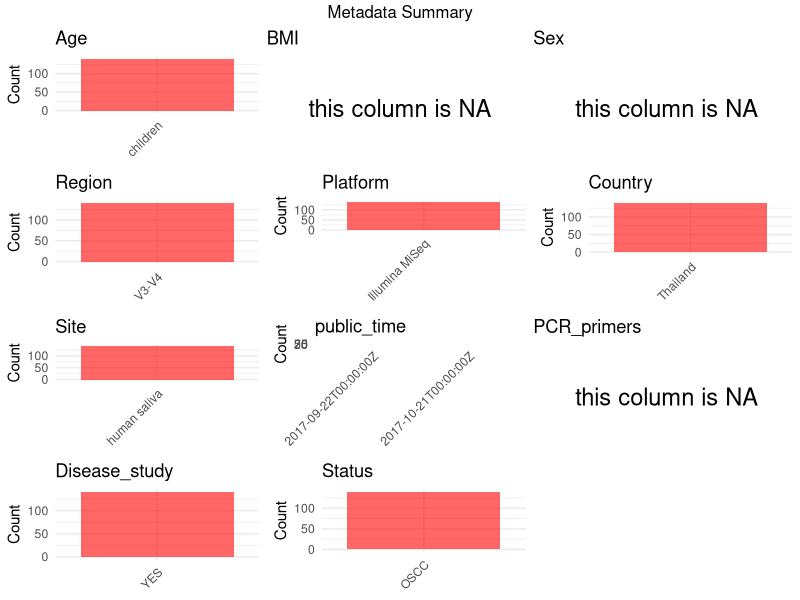

Source code (R):
## ---- chunk 1
# Load necessary libraries
library(dplyr)
library(ggplot2)
library(gridExtra)

# Set working directory (update this path to your local directory)
setwd("D:/oral_project/PRJDB5440")

# Read the initial metadata files
initial_meta<-read.csv("SraRunTable.csv",header = T)

# Combine the two metadata files
#meta <- rbind(initial_meta, initial_meta1)

# Remove entries where Organism is "gut metagenome" (non-oral samples)
#meta <- subset(meta, Organism != "gut metagenome")

# Check the number of samples containing "HT" in Sample.Name (e.g., healthy controls)
#nrow(subset(meta, grepl("HT", Sample.Name)))

# Display the first few rows of the metadata
head(initial_meta)
## ---- chunk 2
# Create a uniform metadata dataframe
metadata <- data.frame(
  BioProject = initial_meta$BioProject,
  Run = initial_meta$Run,
  sample_name = initial_meta$Sample_name,
  Age = "children",
  BMI = NA,
  Sex=NA,
  Region = "V3-V4",
  Platform = initial_meta$Instrument,
  Country = initial_meta$geo_loc_name_country,
  Site = initial_meta$env_medium,
  public_time = initial_meta$ReleaseDate,
  stringsAsFactors = FALSE
)
## ---- chunk 3
# Add information obtained from the publication
metadata$PCR_primers <- NA
metadata$title <- "Exploring the salivary microbiome of children stratified by the oral hygiene index"
metadata$Disease_study <- "YES"

# Assign disease status based on sample_name patterns
metadata$Status <- "OSCC"
## ---- chunk 4
# Check the number of unique runs and sample names
print(paste("Number of unique runs:", length(unique(metadata$Run))))
print(paste("Number of unique sample names:", length(unique(metadata$sample_name))))
## ---- chunk 5
# Select columns for visualization
plot_data <- metadata %>%
  select(-BioProject, -Run, -sample_name, -title)

# Function to create simple plots for each column
create_simple_plots <- function(data) {
  plots <- list()
  
  for (col in colnames(data)) {
    # Check if the column is all NA
    if (all(is.na(data[[col]]))) {
      # Create an empty plot with text indicating all NA
      p <- ggplot() +
        annotate("text", x = 0.5, y = 0.5, label = "this column is NA", size = 6) +
        labs(title = col) +
        theme_void()
    } else if (is.numeric(data[[col]])) {
      # Numeric variable: histogram
      p <- ggplot(data, aes(x = .data[[col]])) +
        geom_histogram(fill = "blue", alpha = 0.6, bins = 20, na.rm = TRUE) +
        labs(title = col) +
        theme_minimal()
    } else {
      # Categorical variable: bar plot (remove NA values)
      count_data <- as.data.frame(table(data[[col]], useNA = "ifany"))
      p <- ggplot(count_data, aes(x = reorder(Var1, -Freq), y = Freq)) +
        geom_col(fill = "red", alpha = 0.6) +
        labs(title = col, x = NULL, y = "Count") +
        theme_minimal() +
        theme(axis.text.x = element_text(angle = 45, hjust = 1))
    }
    plots[[col]] <- p
  }
  
  return(plots)
}

# Generate and arrange plots
plots <- create_simple_plots(plot_data)
grid.arrange(grobs = plots, ncol = 3, top = "Metadata Summary")
## ---- chunk 6
# Reorder columns to match the desired format
metadata <- metadata[, c(
  "BioProject", "Run", "sample_name", "Age", "BMI", "Sex", 
  "Region", "Platform", "Country", "Site", "public_time", 
  "PCR_primers", "title", "Disease_study", "Status"
)]

# Export the uniform metadata to a CSV file
write.csv(metadata, file = "metadata.csv", quote = FALSE)
